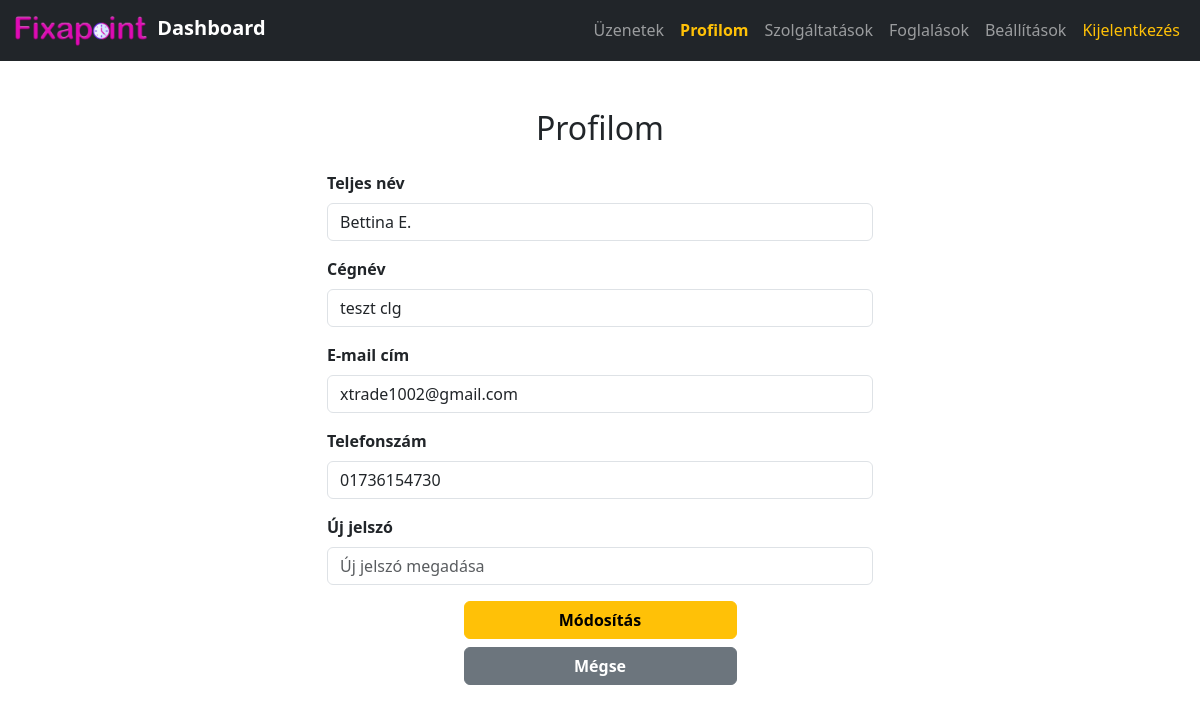
/app/view/auth/dashboard/profile.php (signed in), run on the app's committed database.
### tables this page shows
CREATE TABLE `users` (
  `id` int(11) NOT NULL,
  `fullName` varchar(255) NOT NULL,
  `companyName` varchar(255) DEFAULT NULL,
  `phone` varchar(30) DEFAULT NULL,
  `coupon` varchar(50) DEFAULT NULL,
  `newsletter` tinyint(1) DEFAULT 0 COMMENT '0 - nem kér, 1 - kér',
  `email` varchar(255) NOT NULL,
  `password` varchar(255) NOT NULL,
  `registered_at` timestamp NOT NULL DEFAULT current_timestamp(),
  `terms` tinyint(1) DEFAULT 0 COMMENT '1 elfogadta'
);

### app/model/dashboard/ProfileDao.php (called while the page is built, shortened)
<?php
require_once __DIR__ . '/Profile.php';
class ProfileDao implements ICrudDao
{
    public function getById(int $id)
    {
        $dbObj = new Db();
        $connection = $dbObj->getConnection();
        $statement = $connection->prepare("SELECT * FROM users WHERE id = :id");
        $statement->setFetchMode(\PDO::FETCH_OBJ);
        $statement->execute([':id' => $id]);
        return $statement->fetch();
    }
}

### app/view/auth/dashboard/profile.php (the view, shortened to what this page needs)
<?php
include_once 'header.php';
$userDao = new ProfileDao();
$user = $userDao->getById($_SESSION['user_id']);
?>
<div class="container mt-5">
  <div class="row justify-content-center">
    <div class="col-md-6">
      <h2 class="mb-4 text-center">Profilom</h2>
      <?php if ($user): ?>
        <form action="update_profile.php" method="POST">
  <div class="mb-3">
    <label for="fullName" class="form-label fw-bold">Teljes név</label>
    <input type="text" class="form-control" id="fullName" name="fullName" value="<?= htmlspecialchars($user->fullName) ?>" required>
  </div>
  <div class="mb-3">
    <label for="companyName" class="form-label fw-bold">Cégnév</label>
    <input type="text" class="form-control" id="companyName" name="companyName" value="<?= htmlspecialchars($user->companyName ?? '') ?>">
  </div>
  <div class="mb-3">
    <label for="email" class="form-label fw-bold">E-mail cím</label>
    <input type="email" class="form-control" id="email" name="email" value="<?= htmlspecialchars($user->email) ?>" readonly>
  </div>
  <div class="mb-3">
    <label for="phone" class="form-label fw-bold">Telefonszám</label>
    <input type="text" class="form-control" id="phone" name="phone" value="<?= htmlspecialchars($user->phone ?? '') ?>" required>
  </div>
  <div class="mb-3">
    <label for="password" class="form-label fw-bold">Új jelszó</label>
    <input type="password" class="form-control" id="password" name="password" placeholder="Új jelszó megadása">
  </div>
  <div class="d-flex flex-column align-items-center mt-3">
  <button type="submit" class="btn btn-warning fw-bold w-50 mb-2" name="update">Módosítás</button>
  <a href="index.php" class="btn btn-secondary fw-bold w-50">Mégse</a>
</div>
</form>
      <?php else: ?>
        <div class="alert alert-danger">Nem található felhasználói adat.</div>
      <?php endif; ?>
    </div>
  </div>
</div>
</body>
</html>

### data on the page
users: fullName "Bettina E.", companyName "teszt clg", email "xtrade1002@gmail.com", phone "01736154730"
